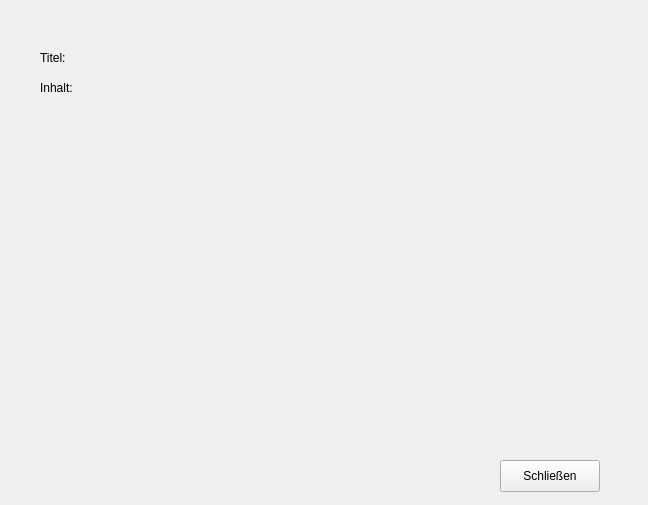
<?xml version="1.0" encoding="UTF-8"?>
<ui version="4.0">
 <class>detailShownote</class>
 <widget class="QWidget" name="detailShownote">
  <property name="geometry">
   <rect>
    <x>0</x>
    <y>0</y>
    <width>648</width>
    <height>505</height>
   </rect>
  </property>
  <property name="windowTitle">
   <string>Form</string>
  </property>
  <widget class="QLabel" name="label_t_detailshownote">
   <property name="geometry">
    <rect>
     <x>40</x>
     <y>50</y>
     <width>58</width>
     <height>16</height>
    </rect>
   </property>
   <property name="text">
    <string>Titel:</string>
   </property>
  </widget>
  <widget class="QLabel" name="label_title_detailshownote">
   <property name="geometry">
    <rect>
     <x>100</x>
     <y>50</y>
     <width>521</width>
     <height>16</height>
    </rect>
   </property>
   <property name="text">
    <string/>
   </property>
  </widget>
  <widget class="QLabel" name="label_c_detailshownote">
   <property name="geometry">
    <rect>
     <x>40</x>
     <y>80</y>
     <width>58</width>
     <height>16</height>
    </rect>
   </property>
   <property name="text">
    <string>Inhalt:</string>
   </property>
  </widget>
  <widget class="QPushButton" name="backButton_detailshownote">
   <property name="geometry">
    <rect>
     <x>500</x>
     <y>460</y>
     <width>100</width>
     <height>32</height>
    </rect>
   </property>
   <property name="text">
    <string>Schließen</string>
   </property>
  </widget>
  <widget class="QLabel" name="label_content_detailshownote">
   <property name="geometry">
    <rect>
     <x>40</x>
     <y>110</y>
     <width>561</width>
     <height>331</height>
    </rect>
   </property>
   <property name="text">
    <string/>
   </property>
  </widget>
 </widget>
 <resources/>
 <connections/>
</ui>
